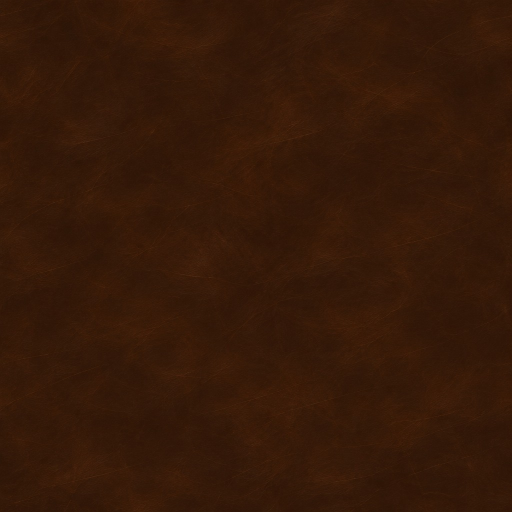
#> input picture design/components/InGameKit/art/swatch.jpg, 1024 x 1024 px (shown at 1/2 size)
$ python make_kit_art.py swatch.jpg out.png 1.0
#> lines starting #> are read from the running program, lines starting #| are printed output that depends on the picture
"""Derives the Desktop Kit's plate sprites from one material swatch.

Usage: make_kit_art.py <swatch.png> <out dir> [radius units]

Every plate shares one rounded silhouette with a soft painted rim. A state is the same
material graded toward a token colour. Sprites are drawn at 4x and reduced, and colour is
bled under the transparent pixels so bilinear filtering leaves no dark fringe.
"""
import sys
import numpy as np
from PIL import Image, ImageFilter

SS = 4                      # supersampling
PX_PER_UNIT = 3.0           # sprite pixels per canvas unit at control-md
H_UNITS = 36                # control-md
W_UNITS = 64                # wide enough for a centre that stretches
PAD_UNITS = 0.5             # transparent room around the silhouette for its soft edge


def hex_rgb(h):
    h = h.lstrip("#")
    return np.array([int(h[i:i + 2], 16) for i in (0, 2, 4)], dtype=np.float32) / 255


def rounded_mask(w, h, r):
    """Signed distance to a rounded rectangle, in pixels (negative inside)."""
    y, x = np.mgrid[0:h, 0:w].astype(np.float32) + 0.5
    qx = np.abs(x - w / 2) - (w / 2 - r)
    qy = np.abs(y - h / 2) - (h / 2 - r)
    outside = np.hypot(np.maximum(qx, 0), np.maximum(qy, 0))
    inside = np.minimum(np.maximum(qx, qy), 0)
    return outside + inside - r


def smooth(d, width):
    return np.clip(0.5 - d / width, 0, 1)


def material(swatch, w, h, target, contrast):
    """A crop of the swatch re-graded so its mean is the target colour."""
    crop = swatch[:h, :w, :]
    lum = crop.mean(axis=2, keepdims=True)
    lum = (lum - lum.mean()) / (lum.std() + 1e-6)
    return np.clip(target[None, None, :] * (1 + contrast * lum), 0, 1)


def plate(swatch, radius_units, fill, rim, rim_alpha, lift=0.10, contrast=0.10,
          w_units=W_UNITS, h_units=H_UNITS):
    w = int(w_units * PX_PER_UNIT * SS)
    h = int(h_units * PX_PER_UNIT * SS)
    r = radius_units * PX_PER_UNIT * SS
    pad = PAD_UNITS * PX_PER_UNIT * SS
    d = rounded_mask(w, h, r) + pad
    rgb = material(swatch, w, h, hex_rgb(fill), contrast)
    # light from above: a little lift at the top, a little weight at the bottom
    ramp = np.linspace(1 + lift, 1 - lift, h, dtype=np.float32)[:, None, None]
    rgb = np.clip(rgb * ramp, 0, 1)
    # the painted rim: a soft band just inside the edge, strongest at the top
    band = np.exp(-((d + 1.6 * PX_PER_UNIT * SS) / (0.9 * PX_PER_UNIT * SS)) ** 2)
    top = np.linspace(1.0, 0.55, h, dtype=np.float32)[:, None]
    a = (band * top * rim_alpha)[:, :, None]
    rgb = rgb * (1 - a) + hex_rgb(rim)[None, None, :] * a
    # a faint dark seat at the very edge so the plate sits on any ground
    seat = np.exp(-((d + 0.3 * PX_PER_UNIT * SS) / (0.5 * PX_PER_UNIT * SS)) ** 2)[:, :, None] * 0.35
    rgb = rgb * (1 - seat)
    alpha = smooth(d, 1.2 * SS)
    return finish(rgb, alpha)


def ring(radius_units, color, alpha_peak, width_units, w_units=W_UNITS, h_units=H_UNITS):
    """A frame with no centre: a soft line that follows the plate's silhouette."""
    w = int(w_units * PX_PER_UNIT * SS)
    h = int(h_units * PX_PER_UNIT * SS)
    r = radius_units * PX_PER_UNIT * SS
    pad = PAD_UNITS * PX_PER_UNIT * SS
    d = rounded_mask(w, h, r) + pad
    centre = -0.9 * PX_PER_UNIT * SS
    line = np.exp(-((d - centre) / (width_units * PX_PER_UNIT * SS)) ** 2)
    halo = np.exp(-((d - centre) / (2.6 * width_units * PX_PER_UNIT * SS)) ** 2) * 0.35
    top = np.linspace(1.0, 0.7, h, dtype=np.float32)[:, None]
    alpha = np.clip((line + halo) * top * alpha_peak, 0, 1) * smooth(d, 1.2 * SS)
    rgb = np.broadcast_to(hex_rgb(color)[None, None, :], (h, w, 3)).copy()
    return finish(rgb, alpha)


def solid(radius_units, w_units=W_UNITS, h_units=H_UNITS):
    w = int(w_units * PX_PER_UNIT * SS)
    h = int(h_units * PX_PER_UNIT * SS)
    d = rounded_mask(w, h, radius_units * PX_PER_UNIT * SS) + PAD_UNITS * PX_PER_UNIT * SS
    return finish(np.ones((h, w, 3), dtype=np.float32), smooth(d, 1.2 * SS))


def finish(rgb, alpha):
    """Reduce from the supersampled size and bleed colour under transparent pixels."""
    h, w = alpha.shape
    # premultiplied reduce, so edge colour is not darkened by transparent neighbours
    pm = np.dstack([rgb * alpha[:, :, None], alpha[:, :, None]])
    small = np.asarray(Image.fromarray((pm * 255).round().astype(np.uint8))
                       .resize((w // SS, h // SS), Image.LANCZOS)).astype(np.float32) / 255
    a = small[:, :, 3:]
    col = np.where(a > 1e-3, small[:, :, :3] / np.maximum(a, 1e-3), 0)
    # bleed: spread known colour outwards into the transparent area
    known = (a[:, :, 0] > 0.02).astype(np.float32)
    acc, wgt = col * known[:, :, None], known.copy()
    for _ in range(12):
        blur_c = np.asarray(Image.fromarray((np.clip(acc, 0, 1) * 255).astype(np.uint8))
                            .filter(ImageFilter.BoxBlur(1))).astype(np.float32) / 255
        blur_w = np.asarray(Image.fromarray((wgt * 255).astype(np.uint8))
                            .filter(ImageFilter.BoxBlur(1))).astype(np.float32) / 255
        fill = np.where(blur_w[:, :, None] > 1e-3, blur_c / np.maximum(blur_w[:, :, None], 1e-3), 0)
        acc = np.where(known[:, :, None] > 0, col, fill)
        wgt = np.maximum(known, (blur_w > 1e-3).astype(np.float32))
    out = np.dstack([np.clip(acc, 0, 1), a])
    return Image.fromarray((out * 255).round().astype(np.uint8))


def main():
    swatch = np.asarray(Image.open(sys.argv[1]).convert("RGB").resize((2048, 2048), Image.LANCZOS)
                        ).astype(np.float32) / 255
    out = sys.argv[2]
    r = float(sys.argv[3]) if len(sys.argv) > 3 else 6.0
    rim, gold = "#946e33", "#dba84c"
    sprites = {
        "shape": solid(r),
        "plate": plate(swatch, r, "#2a1c10", rim, 0.42),
        "plate-hover": plate(swatch, r, "#4a3418", gold, 0.50, contrast=0.07),
        "plate-pressed": plate(swatch, r, "#1b1209", rim, 0.30, lift=-0.06),
        "plate-primary": plate(swatch, r, "#6b4718", "#ffc759", 0.62, contrast=0.08),
        "plate-primary-hover": plate(swatch, r, "#8c6124", "#ffc759", 0.75, contrast=0.08),
        "plate-danger": plate(swatch, r, "#8f2f22", "#e6664f", 0.55),
        "plate-danger-hover": plate(swatch, r, "#ad3b2b", "#f08a72", 0.65),
        "plate-danger-pressed": plate(swatch, r, "#6f2218", "#e6664f", 0.40, lift=-0.06),
        "edge": ring(r, gold, 0.85, 0.42),
        "edge-bright": ring(r, "#ffc759", 1.0, 0.5),
        "ground": plate(swatch, r + 2, "#17120d", rim, 0.22, lift=0.03, contrast=0.06,
                        w_units=64, h_units=64),
    }
#> in finish (call 2), `known = (a[:, :, 0] > 0.02).astype(np.float32)`:
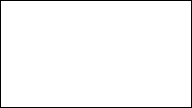
#> known: shape (108, 192) float32; values 0 (black) and 1 (white), 97.1% white; black in thin lines or dots
#> call 2 of plate, with radius_units = 1, fill = '#4a3418', rim = '#dba84c', rim_alpha = 0.5, lift = 0.1, contrast = 0.07, w_units = 64, h_units = 36
#> in plate (call 2), `w = int(w_units * PX_PER_UNIT * SS)`: w = 768
#> call 3 of rounded_mask, with w = 768, h = 432, r = 12
#> in rounded_mask (call 3), `y, x = np.mgrid[0:h, 0:w].astype(np.float32) + 0.5`:
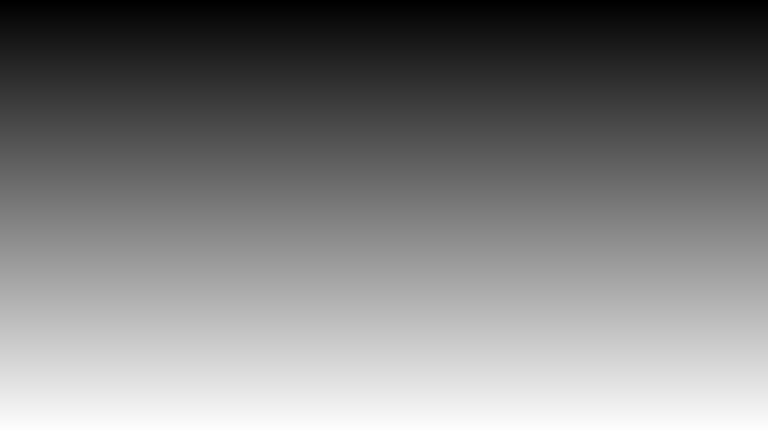
#> y: shape (432, 768) float32; min 0.5, max 431.5, mean 216; drawn with min black and max white
#> in rounded_mask (call 3), `y, x = np.mgrid[0:h, 0:w].astype(np.float32) + 0.5`:
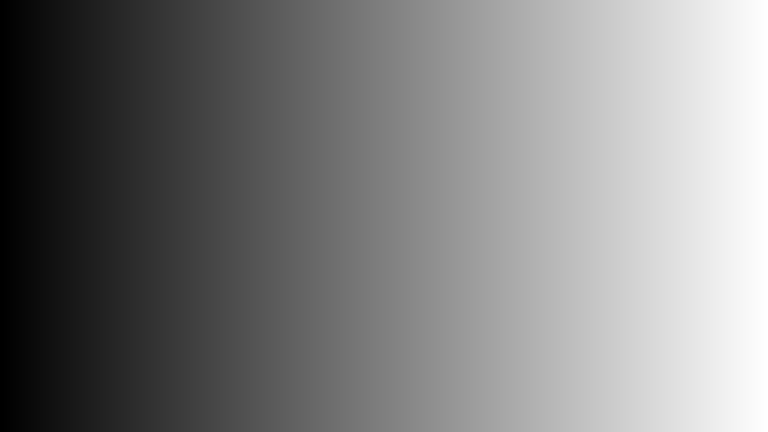
#> x: shape (432, 768) float32; min 0.5, max 767.5, mean 384; drawn with min black and max white
#> in rounded_mask (call 3), `qx = np.abs(x - w / 2) - (w / 2 - r)`:
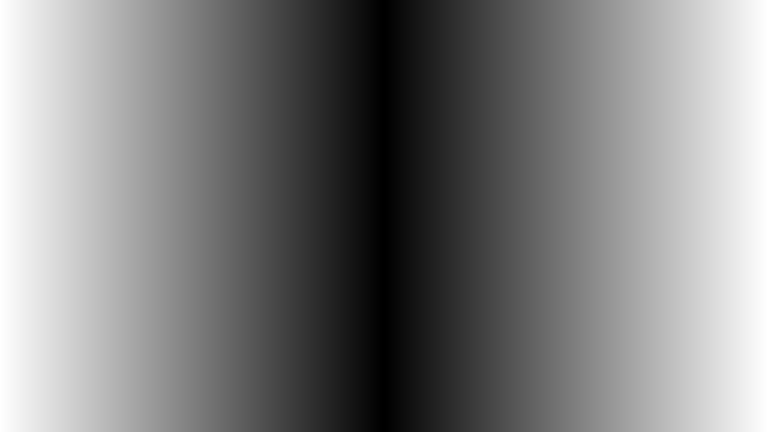
#> qx: shape (432, 768) float32; min -371.5, max 11.5, mean -180; drawn with min black and max white
#> in rounded_mask (call 3), `inside = np.minimum(np.maximum(qx, qy), 0)`:
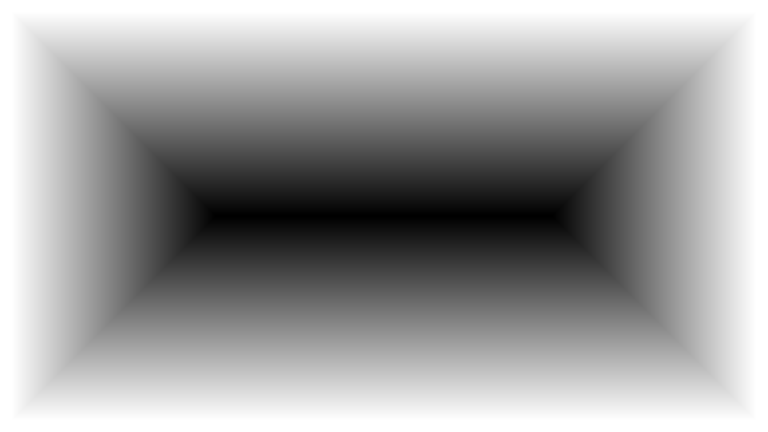
#> inside: shape (432, 768) float32; min -203.5, max 0, mean -76.26; drawn with min black and max white
#> in plate (call 2), `seat = np.exp(-((d + 0.3 * PX_PER_UNIT * SS) / (0.5 * PX_PER_UNIT * SS..`:
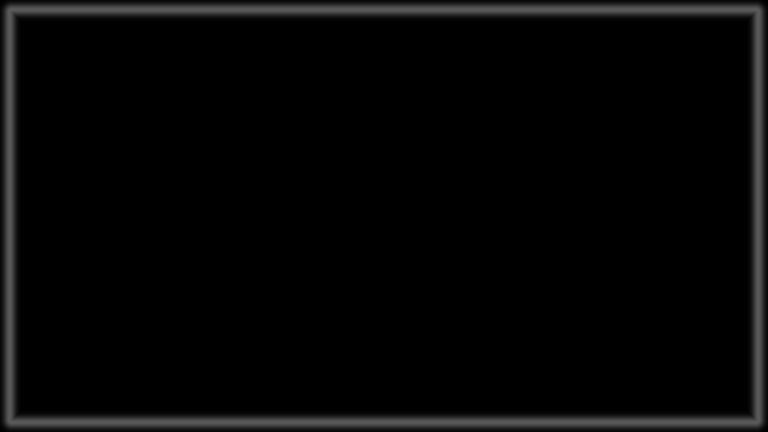
#> seat: shape (432, 768, 1) float32; min 0, max 0.35, mean 0.0257
#> the loop in finish (call 3), `for _ in range(12):` made 12 passes
#> pass 1, in finish (call 3), `blur_c = np.asarray(Image.fromarray((np.clip(acc, 0, 1) * 255).astype(..`:
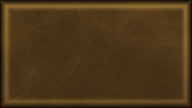
#> blur_c: shape (108, 192, 3) float32; mean R, G, B 0.303, 0.215, 0.0992
    for name, image in sprites.items():
        image.save(f"{out}/{name}.png", optimize=True)
#> this loop made 12 passes
#> name on passes 1 to 12: 'shape', 'plate', 'plate-hover', 'plate-pressed', 'plate-primary', 'plate-primary-hover', 'plate-danger', 'plate-danger-hover', 'plate-danger-pressed', 'edge', 'edge-bright', 'ground'
    print(r, {n: i.size for n, i in sprites.items()})
#> (printed output is left out)


if __name__ == "__main__":
    main()
